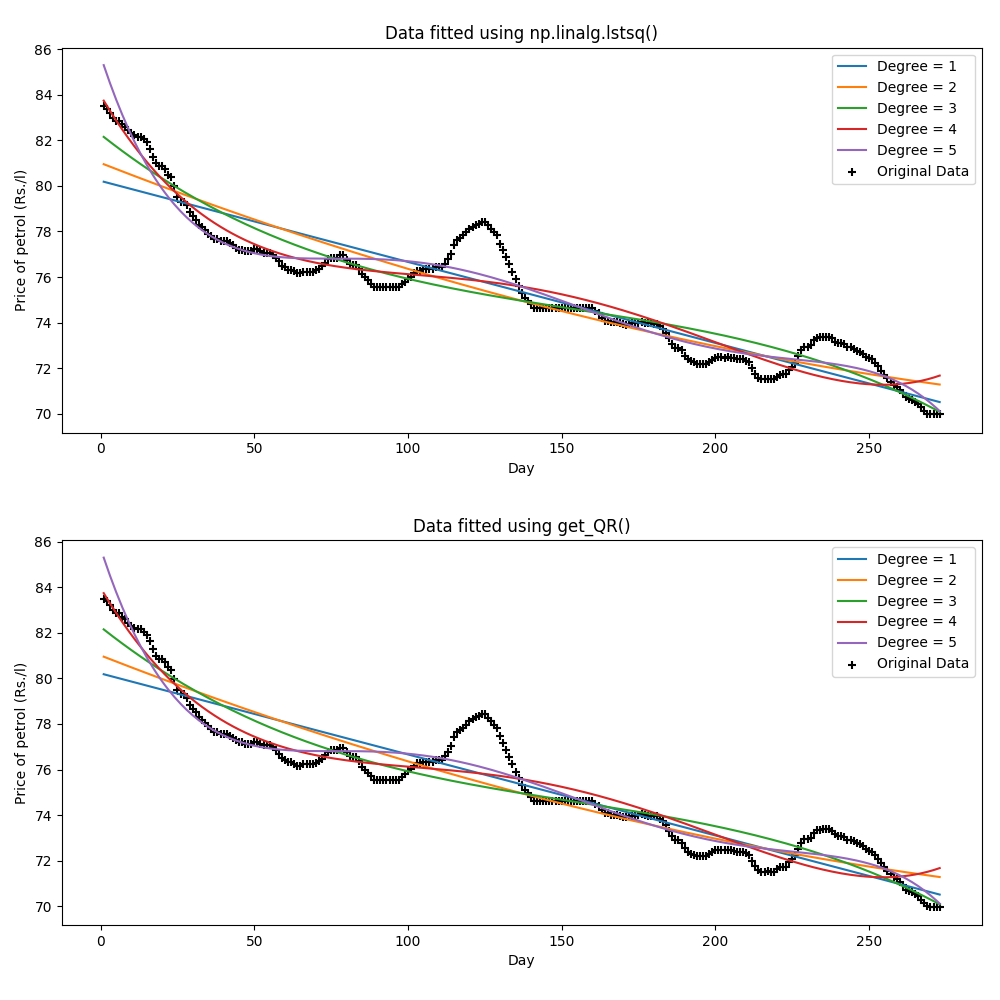

Recreate this plot in Python.
import numpy as np
import matplotlib.pyplot as plt
from problem_2a import QR_fact_iter

def back_subsitute(U, bb):
	n = U.shape[1]
	x = np.zeros(n)
	for j in range(n - 1, -1, -1):   # loop backwards over columns
		if U[j, j] == 0:
			raise RuntimeError("singular matrix")

		x[j] = bb[j] / U[j, j]
		for i in range(0, j):
			bb[i] -= U[i, j] * x[j]

	return x



def fit_poly_on_data(data, order=1):
	A = np.array([[float(i) ** j for j in range(order+1)] for i in range(1, len(data) + 1)])
#     print(A)
	b = data
	Q, R = QR_fact_iter(A)
	d = np.dot(Q.T, b)
	c = back_subsitute(R, d)
	return c

def str_poly(coeff):
	if len(coeff) > 6:
		raise RuntimeError("Degree > 5. Please handle.")
	
	template = {0 : "", 1 : "x", 2 : "x^2", 3 : "x^3", 4 : "x^4", 5 : "x^5",}
	letters = ["a", "b", "c", "d", "e", "f"]
	
	string = ""
	values = "\n\n"
	
	for i in range(len(coeff), 1, -1):
		
		string = string + letters[len(coeff) - i] + " * " + template[i - 1] + " + "
		values = values + letters[len(coeff) - i] + " = " + str(coeff[i - 1]) + "\n"
		
	string = string + letters[len(coeff) - 1]
	values = values + letters[len(coeff) - 1] + " = " + str(coeff[0])
	string = string + values
	
	
	return string


def get_relative_residual(A, x, b):
	return np.linalg.norm(np.dot(A, x) - b, ord=2) / np.linalg.norm(b, ord=2)


def main():
	v = np.loadtxt("petrol_price_delhi.txt", delimiter="\n")
	Y_cal = list()
	Y_true = list()

	for i in range(1, 6):
		print("+++++++++++++++++++++++++++++++++++++++++++++++++++++++++++++++++++++++++")
		print("Results for Degree:", i)
		coeff_cal = fit_poly_on_data(v, order=i)
		A = np.array([[float(j) ** k for k in range(i+1)] for j in range(1, len(v) + 1)])
		coeff_true = np.linalg.lstsq(A, v, rcond=None)[0]
		rel_res_cal = get_relative_residual(A, coeff_cal, v)
		rel_res_true = get_relative_residual(A, coeff_true, v)
		str_poly_cal = str_poly(coeff_cal)
		str_ploy_true = str_poly(coeff_true)
		print("\n\n")
		print("------------------------------------------------------------------------")
		print("Strategy: np.linalg.lstsq")
		print("------------------------------------------------------------------------")
		print("Approximate Polynomial:\n\n")
		print(str_ploy_true)
		print("\n\n")
		print("Relative Residual:", rel_res_true)
		print("\n\n")
		print("------------------------------------------------------------------------")
		print("Strategy: get_QR()")
		print("------------------------------------------------------------------------")
		print("Approximate Polynomial:\n\n")
		print(str_poly_cal)
		print("\n\n")
		print("Relative Residual:", rel_res_cal)
		print("\n\n")
		Y_cal.append(np.dot(A, coeff_cal))
		Y_true.append(np.dot(A, coeff_true))

	plt.figure(figsize=(10, 10))
	plt.subplots_adjust(hspace=8)
	plt.subplot(2, 1, 1)
	plt.scatter(np.arange(1, len(v) + 1), v, marker="+", c="black", label="Original Data")
	# plt.plot(np.arange(1, len(v) + 1), Y_true[0], np.arange(1, len(v) + 1), Y_true[1], np.arange(1, len(v) + 1), Y_true[2], np.arange(1, len(v) + 1), Y_true[3], np.arange(1, len(v) + 1), Y_true[4])
	plt.plot(np.arange(1, len(v) + 1), Y_true[0], label="Degree = 1")
	plt.plot(np.arange(1, len(v) + 1), Y_true[1], label="Degree = 2")
	plt.plot(np.arange(1, len(v) + 1), Y_true[2], label="Degree = 3")
	plt.plot(np.arange(1, len(v) + 1), Y_true[3], label="Degree = 4")
	plt.plot(np.arange(1, len(v) + 1), Y_true[4], label="Degree = 5")
	plt.xlabel("Day")
	plt.ylabel("Price of petrol (Rs./l)")
	plt.title("Data fitted using np.linalg.lstsq()")
	plt.legend(loc=1)
	plt.subplot(2,1,2)
	plt.scatter(np.arange(1, len(v) + 1), v, marker="+", c="black", label="Original Data")
	plt.plot(np.arange(1, len(v) + 1), Y_cal[0], label="Degree = 1")
	plt.plot(np.arange(1, len(v) + 1), Y_cal[1], label="Degree = 2")
	plt.plot(np.arange(1, len(v) + 1), Y_cal[2], label="Degree = 3")
	plt.plot(np.arange(1, len(v) + 1), Y_cal[3], label="Degree = 4")
	plt.plot(np.arange(1, len(v) + 1), Y_cal[4], label="Degree = 5")
	plt.xlabel("Day")
	plt.ylabel("Price of petrol (Rs./l)")
	plt.title("Data fitted using get_QR()")
	plt.legend(loc=1)
	plt.tight_layout()
	plt.savefig("problem_2c.png")
	plt.show()

if __name__ == '__main__':
	main()